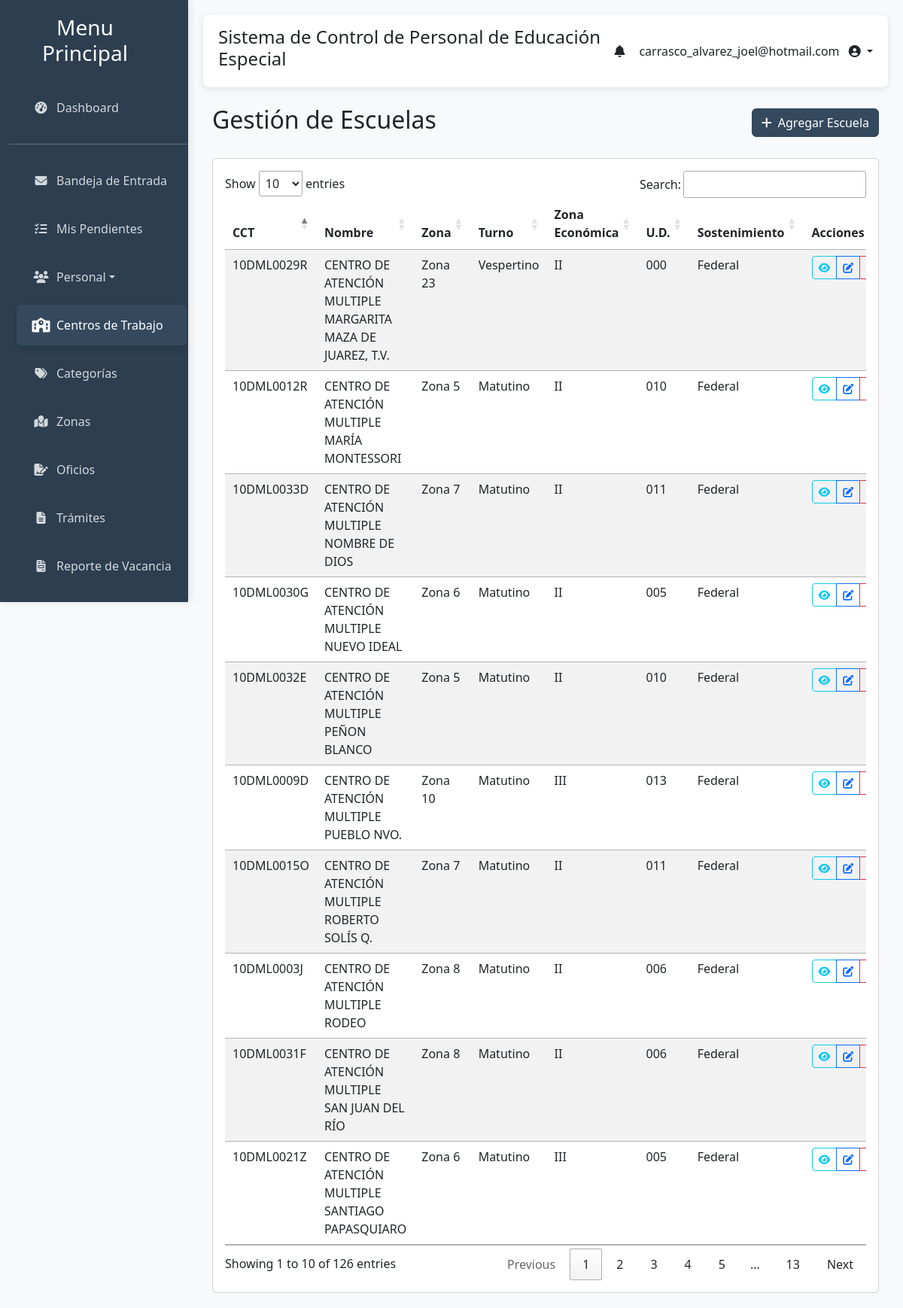
Page /escuelas/ (signed in) on the committed database.
### gestion_escolar/models.py (models this page shows, shortened)
class Escuela(models.Model):
    TURNOS = [
        ('MATUTINO', 'Matutino'),
        ('VESPERTINO', 'Vespertino'),
        ('DISCONTINUO', 'Discontinuo'),
    ]
    ZONAS_ECONOMICAS = [
        ('II', 'II'),
        ('III', 'III'),
    ]
    SOSTENIMIENTOS = [
        ('FEDERAL', 'Federal'),
        ('ESTATAL', 'Estatal'),
    ]
    UNIDADES_DEPARTAMENTALES = [
        ('000', '000'),
        ('001', '001'),
        ('002', '002'),
        ('003', '003'),
        ('004', '004'),
        ('005', '005'),
        ('006', '006'),
        ('007', '007'),
        ('008', '008'),
        ('009', '009'),
        ('010', '010'),
        ('011', '011'),
        ('012', '012'),
        ('013', '013'),
    ]
    id_escuela = models.CharField(
        max_length=20,
        unique=True,
        verbose_name="Clave de Centro de Trabajo (CCT)",
        help_text="Formato: 2 dígitos + 3 letras + 4 dígitos + 1 letra (ej: 10DML0013Q)",
        validators=[validate_cct_format]
    )
    nombre_ct = models.CharField(max_length=200, verbose_name="Nombre del Centro de Trabajo")
    zona_esc = models.ForeignKey(Zona, on_delete=models.CASCADE, verbose_name="Zona Escolar")
    turno = models.CharField(max_length=20, choices=TURNOS, verbose_name="Turno")
    domicilio = models.TextField(verbose_name="Domicilio")
    telefono_ct = models.CharField(
        max_length=20,
        verbose_name="Teléfono",
        blank=True,
        help_text="Formato: (000) 000-0000"
    )
    zona_economica = models.CharField(
        max_length=3,
        choices=ZONAS_ECONOMICAS,
        verbose_name="Zona Económica"
    )
    region = models.CharField(max_length=100, verbose_name="Región")
    u_d = models.CharField(
        max_length=3,
        choices=UNIDADES_DEPARTAMENTALES,
        verbose_name="U.D.",
        help_text="Unidad Departamental (001 al 011)"
    )
    sostenimiento = models.CharField(
        max_length=10,
        choices=SOSTENIMIENTOS,
        verbose_name="Sostenimiento"
    )
    fecha_registro = models.DateTimeField(auto_now_add=True, verbose_name="Fecha de Registro")
    fecha_actualizacion = models.DateTimeField(auto_now=True, verbose_name="Última Actualización")
    class Meta:
        verbose_name = "Centro de Trabajo"
        verbose_name_plural = "Centros de Trabajo"
        ordering = ['nombre_ct']
        indexes = [
            models.Index(fields=['id_escuela']),
            models.Index(fields=['zona_esc']),
            models.Index(fields=['sostenimiento']),
        ]

class Zona(models.Model):
    numero = models.IntegerField(unique=True, verbose_name="Número de Zona")
    observaciones = models.TextField(verbose_name="Observaciones", blank=True)
    class Meta:
        verbose_name = "Zona"
        verbose_name_plural = "Zonas"
        ordering = ['numero']

### gestion_escolar/views.py (the view)
# urls.py: path('escuelas/', views.lista_escuelas, name='lista_escuelas'),
def lista_escuelas(request):
    if request.user.groups.filter(name='Directores').exists():
        raise PermissionDenied
    escuelas = Escuela.objects.all().order_by('nombre_ct')
    return render(request, 'gestion_escolar/lista_escuelas.html', {'escuelas': escuelas})

### gestion_escolar/context_processors.py (called while the page is built, shortened)
def notifications_processor(request):
    if not request.user.is_authenticated:
        return {}
    alerts = []
    today = timezone.now().date()
    unread_notifications = Notificacion.objects.filter(usuario=request.user, leida=False).select_related('correspondencia')
    active_pendientes = Pendiente.objects.filter(
        usuario=request.user,
        completado=False,
        fecha_programada__lte=today
    )
    alerts.sort(key=lambda x: x['date'], reverse=True)
    return {
        'global_alerts': alerts,
        'total_alerts': len(alerts),
    }

### gestion_escolar/templatetags/auth_extras.py (called while the page is built)
@register.filter(name='has_group')
def has_group(user, group_name):
    try:
        group = Group.objects.get(name=group_name)
    except Group.DoesNotExist:
        return False
    return group in user.groups.all()

### gestion_escolar/templates/gestion_escolar/lista_escuelas.html (shortened to what this page needs)
{% extends 'gestion_escolar/base.html' %}
{% load static %}
{% block content %}
<div class="container mt-4">
    <div class="d-flex justify-content-between align-items-center mb-4">
        <h2>Gestión de Escuelas</h2>
        <a href="{% url 'agregar_escuela' %}" class="btn btn-primary">
            <i class="fas fa-plus me-2"></i>Agregar Escuela
        </a>
    </div>
    <div class="card">
        <div class="card-body">
            {% if escuelas %}
            <div class="table-responsive">
                <table id="tablaEscuelas" class="table table-striped table-hover datatable-search">
                    <thead>
                        <tr>
                            <th>CCT</th>
                            <th>Nombre</th>
                            <th>Zona</th>
                            <th>Turno</th>
                            <th>Zona Económica</th>
                            <th>U.D.</th>
                            <th>Sostenimiento</th>
                            <th>Acciones</th>
                        </tr>
                    </thead>
                    <tbody>
                        {% for escuela in escuelas %}
                        <tr>
                            <td>{{ escuela.id_escuela }}</td>
                            <td>{{ escuela.nombre_ct }}</td>
                            <td>Zona {{ escuela.zona_esc.numero }}</td>
                            <td>{{ escuela.get_turno_display }}</td>
                            <td>{{ escuela.zona_economica }}</td>
                            <td>{{ escuela.u_d }}</td>
                            <td>{{ escuela.get_sostenimiento_display }}</td>
                            <td>
                                <div class="btn-group" role="group">
                                    <a href="{% url 'detalle_escuela' escuela.pk %}" class="btn btn-sm btn-outline-info">
                                        <i class="fas fa-eye"></i>
                                    </a>
                                    <a href="{% url 'editar_escuela' escuela.pk %}" class="btn btn-sm btn-outline-primary">
                                        <i class="fas fa-edit"></i>
                                    </a>
                                    <a href="{% url 'eliminar_escuela' escuela.pk %}" class="btn btn-sm btn-outline-danger">
                                    </a>
                                </div>
                            </td>
                        </tr>
                        {% endfor %}
                    </tbody>
                </table>
            </div>
            {% else %}
            <div class="text-center py-4">
                <i class="fas fa-school fa-3x text-muted mb-3"></i>
                <h5 class="text-muted">No hay escuelas registradas</h5>
                <p class="text-muted">Comienza agregando tu primera escuela</p>
            </div>
            {% endif %}
        </div>
    </div>
</div>
{% endblock %}

### gestion_escolar/templates/gestion_escolar/base.html (shortened to what this page needs)
<!DOCTYPE html>
<html lang="es">
<head>
    {% load static %}
    {% load auth_extras %}
    <link href="https://cdn.jsdelivr.net/npm/bootstrap@5.3.0/dist/css/bootstrap.min.css" rel="stylesheet">
    <link rel="stylesheet" href="https://cdn.datatables.net/1.13.6/css/jquery.dataTables.min.css">
    <link href="https://cdn.jsdelivr.net/npm/select2@4.1.0-rc.0/dist/css/select2.min.css" rel="stylesheet" />
    <link rel="stylesheet" href="https://cdnjs.cloudflare.com/ajax/libs/font-awesome/6.4.0/css/all.min.css">
</head>
<body>
    <div class="container-fluid">
        <div class="row">
            <div class="col-md-2 sidebar">
                <div class="d-flex justify-content-between align-items-center px-3 mb-4">
                    <h3 class="text-center mb-0">Menu Principal</h3>
                    <button id="sidebarCollapse" class="d-none d-md-block">
                        <i class="fas fa-chevron-left"></i>
                    </button>
                </div>
                <ul class="nav flex-column">
                    <li class="nav-item">
                        <a class="nav-link" href="{% url 'index' %}">
                            <i class="fas fa-tachometer-alt me-2"></i>
                            <span class="sidebar-text">Dashboard</span>
                        </a>
                    </li>
                    <hr class="sidebar-divider my-3">
                    <li class="nav-item">
                        <a class="nav-link" href="{% url 'correspondencia_inbox' %}">
                            <i class="fas fa-envelope me-2"></i>
                            <span class="sidebar-text">Bandeja de Entrada</span>
                        </a>
                    </li>
                    <li class="nav-item">
                        <a class="nav-link" href="{% url 'pendientes_activos' %}">
                            <i class="fas fa-tasks me-2"></i>
                            <span class="sidebar-text">Mis Pendientes</span>
                        </a>
                    </li>
                    <li class="nav-item dropdown">
                        <a class="nav-link dropdown-toggle" href="#" role="button" data-bs-toggle="dropdown" aria-expanded="false">
                            <i class="fas fa-users me-2"></i>
                            <span class="sidebar-text">Personal</span>
                        </a>
                    </li>
                    {% if not user|has_group:"Directores" %}
                    <li class="nav-item">
                        <a class="nav-link" href="{% url 'lista_escuelas' %}">
                            <i class="fas fa-school me-2"></i>
                            <span class="sidebar-text">Centros de Trabajo</span>
                        </a>
                    </li>
                    <li class="nav-item">
                        <a class="nav-link" href="{% url 'lista_categorias' %}">
                            <i class="fas fa-tags me-2"></i>
                            <span class="sidebar-text">Categorías</span>
                        </a>
                    </li>
                    <li class="nav-item">
                        <a class="nav-link" href="{% url 'lista_zonas' %}">
                            <i class="fas fa-map-marked me-2"></i>
                            <span class="sidebar-text">Zonas</span>
                        </a>
                    </li>
                    <li class="nav-item">
                        <a class="nav-link" href="{% url 'generar_oficios' %}">
                            <i class="fas fa-file-signature me-2"></i>
                            <span class="sidebar-text">Oficios</span>
                        </a>
                    </li>
                    <li class="nav-item">
                        <a class="nav-link" href="{% url 'generar_tramites_generales' %}">
                            <i class="fas fa-file-alt me-2"></i>
                            <span class="sidebar-text">Trámites</span>
                        </a>
                    </li>
                    <li class="nav-item">
                        <a class="nav-link" href="{% url 'gestionar_lote_vacancia' %}">
                            <i class="fas fa-file-invoice me-2"></i>
                            <span class="sidebar-text">Reporte de Vacancia</span>
                        </a>
                    </li>
                    <li class="nav-item">
                        <a class="nav-link" href="{% url 'historial' %}">
                        </a>
                    </li>
                    {% endif %}
                </ul>
            </div>
            <div class="col-md-10 main-content">
                <div class="header">
                    <h4>Sistema de Control de Personal de Educación Especial</h4>
                    {% if user.is_authenticated %}
                    <ul class="navbar-nav d-flex flex-row align-items-center">
                        <li class="nav-item dropdown me-3">
                            <a class="nav-link" href="#" id="alertsDropdown" role="button" data-bs-toggle="dropdown" aria-expanded="false">
                                <i class="fas fa-bell fa-fw"></i>
                            </a>
                        </li>
                        <li class="nav-item dropdown">
                            <a class="nav-link dropdown-toggle" href="#" id="userDropdown" role="button" data-bs-toggle="dropdown" aria-expanded="false">
                                <span class="me-2 d-none d-lg-inline">{{ user.username }}</span>
                                <i class="fas fa-user-circle"></i>
                            </a>
                        </li>
                    </ul>
                    {% endif %}
                </div>
                {% block content %}{% endblock %}
            </div>
        </div>
    </div>
</body>
</html>

### gestion_escolar/templates/gestion_escolar/base.html (style rules this page uses)
:root { --primary-color: #34495e; --secondary-color: #2c3e50; --accent-color: #95a5a6; --light-color: #ecf0f1; --success-color: #27ae60; --sidebar-width: 250px; --sidebar-collapsed-width: 70px; --transition-speed: 0.3s; }
.btn-primary { background-color: var(--primary-color) !important; border-color: var(--primary-color) !important; }
body { background-color: #f8f9fa; font-family: 'Segoe UI', Tahoma, Geneva, Verdana, sans-serif; overflow-x: hidden; transition: margin-left var(--transition-speed); }
.sidebar { background-color: var(--secondary-color); color: white; height: 100vh; position: fixed; padding-top: 20px; width: var(--sidebar-width); z-index: 1000; transition: all var(--transition-speed) ease; left: 0; overflow-y: auto; box-shadow: 2px 0 10px rgba(0, 0, 0, 0.1); }
.sidebar .nav-link { color: rgba(255, 255, 255, 0.8); padding: 15px 20px; margin: 5px 10px; border-radius: 5px; transition: all var(--transition-speed); display: flex; align-items: center; white-space: nowrap; }
.sidebar .nav-link.active { background-color: var(--primary-color); color: white; box-shadow: 0 4px 8px rgba(0, 0, 0, 0.1); }
.sidebar .nav-link i { transition: transform var(--transition-speed); min-width: 25px; text-align: center; }
.sidebar .nav-link.active i { transform: scale(1.2); }
.main-content { margin-left: var(--sidebar-width); padding: 20px; transition: margin-left var(--transition-speed) ease, width var(--transition-speed) ease; width: calc(100% - var(--sidebar-width)); min-height: 100vh; }
.header { background-color: white; box-shadow: 0 2px 10px rgba(0, 0, 0, 0.1); padding: 15px 20px; margin-bottom: 20px; border-radius: 8px; display: flex; justify-content: space-between; align-items: center; position: sticky; top: 10px; z-index: 900; }
#sidebarCollapse { background: none; border: none; color: var(--secondary-color); font-size: 1.2rem; cursor: pointer; transition: transform var(--transition-speed); }

### rows in the picture
Escuela: id_escuela "10DML0029R", nombre_ct "CENTRO DE ATENCIÓN MULTIPLE MARGARITA MAZA DE JUAREZ, T.V.", zona_esc.numero "23", turno "Vespertino", zona_economica "II", u_d "000", sostenimiento "Federal"
Escuela: id_escuela "10DML0012R", nombre_ct "CENTRO DE ATENCIÓN MULTIPLE MARÍA MONTESSORI", zona_esc.numero "5", turno "Matutino", zona_economica "II", u_d "010", sostenimiento "Federal"
Escuela: id_escuela "10DML0033D", nombre_ct "CENTRO DE ATENCIÓN MULTIPLE NOMBRE DE DIOS", zona_esc.numero "7", turno "Matutino", zona_economica "II", u_d "011", sostenimiento "Federal"
Escuela: id_escuela "10DML0030G", nombre_ct "CENTRO DE ATENCIÓN MULTIPLE NUEVO IDEAL", zona_esc.numero "6", turno "Matutino", zona_economica "II", u_d "005", sostenimiento "Federal"
Escuela: id_escuela "10DML0032E", nombre_ct "CENTRO DE ATENCIÓN MULTIPLE PEÑON BLANCO", zona_esc.numero "5", turno "Matutino", zona_economica "II", u_d "010", sostenimiento "Federal"
Escuela: id_escuela "10DML0009D", nombre_ct "CENTRO DE ATENCIÓN MULTIPLE PUEBLO NVO.", zona_esc.numero "10", turno "Matutino", zona_economica "III", u_d "013", sostenimiento "Federal"
Escuela: id_escuela "10DML0015O", nombre_ct "CENTRO DE ATENCIÓN MULTIPLE ROBERTO SOLÍS Q.", zona_esc.numero "7", turno "Matutino", zona_economica "II", u_d "011", sostenimiento "Federal"
Escuela: id_escuela "10DML0003J", nombre_ct "CENTRO DE ATENCIÓN MULTIPLE RODEO", zona_esc.numero "8", turno "Matutino", zona_economica "II", u_d "006", sostenimiento "Federal"
Escuela: id_escuela "10DML0031F", nombre_ct "CENTRO DE ATENCIÓN MULTIPLE SAN JUAN DEL RÍO", zona_esc.numero "8", turno "Matutino", zona_economica "II", u_d "006", sostenimiento "Federal"
Escuela: id_escuela "10DML0021Z", nombre_ct "CENTRO DE ATENCIÓN MULTIPLE SANTIAGO PAPASQUIARO", zona_esc.numero "6", turno "Matutino", zona_economica "III", u_d "005", sostenimiento "Federal"

### other values in the picture
{{ user.username }} "carrasco_alvarez_joel@hotmail.com"
